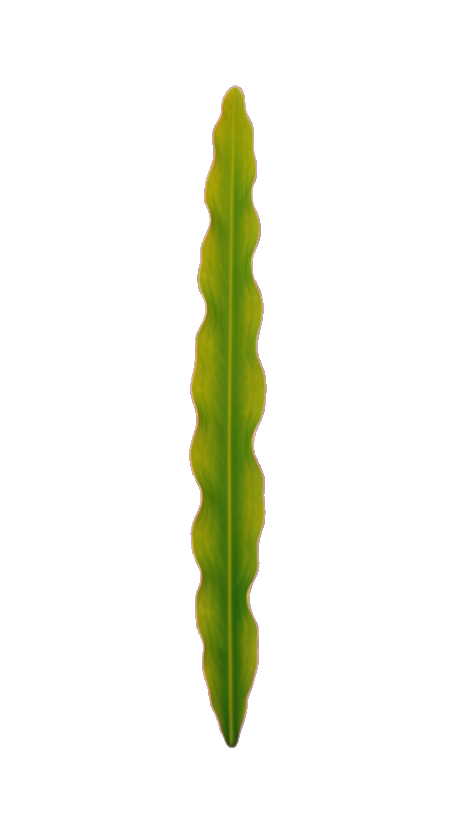
#> input picture assets/source/seaweed/blade_rgba.png, 464 x 832 px
$ python seaweed.py
#> lines starting #> are read from the running program, lines starting #| are printed output that depends on the picture
# /// script
# requires-python = ">=3.12"
# dependencies = ["pillow==11.3.0"]
# ///
"""Seaweed segments for the P1.4 sway: images/decor/seaweed_seg<k>.png, k = 0 (base) .. 11 (tip).

Run from anywhere: ``uv run tools/art/seaweed.py`` (``make ambient-art``). Byte-reproducible.

Input: assets/source/seaweed/blade_rgba.png, the approved MOSS-Image cutout (provenance in
assets/source/seaweed/PROVENANCE.md). The blade is cropped to its alpha bounds, scaled to
SEGMENTS * STEP + OVERLAP px tall and BLADE_WIDTH px wide (a vertical stretch of the cutout,
which at its own aspect would be about 80 px wide at that height and not fit the strip), centred
in a SIZE-wide strip and cut into SEGMENTS slices of SIZE x SIZE. Slice k starts k * STEP px above the base, so neighbouring slices
share OVERLAP rows: at rest the stacked slices reproduce the blade exactly, and when a
joint bends the lower slice's top rows cover the wedge that opens under the upper slice.
Each slice is one 64x64 tile (docs/perf.md: no padding), 16 KB of texture each.
"""

from __future__ import annotations

from pathlib import Path

from PIL import Image

ROOT = Path(__file__).resolve().parents[2]
SRC = ROOT / "assets" / "source" / "seaweed" / "blade_rgba.png"
OUT_DIR = ROOT / "images" / "decor"
SEGMENTS = 12
SIZE = 64
STEP = 56
OVERLAP = SIZE - STEP
BLADE_WIDTH = 54


def main() -> None:
    blade = Image.open(SRC).convert("RGBA")
#> blade is the input picture: PIL image 464x832 RGBA; mean R, G, B, A 11.1, 12.7, 1.8, 23.5
    blade = blade.crop(blade.getchannel("A").getbbox())
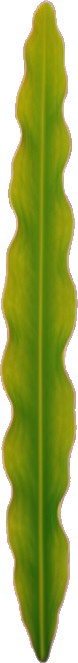
#> blade: PIL image 78x663 RGBA; mean R, G, B, A 82.5, 94.5, 13.5, 175.4; transparent parts drawn white
    height = SEGMENTS * STEP + OVERLAP
    width = BLADE_WIDTH
    assert width <= SIZE, f"blade {width} px wide does not fit the {SIZE} px strip"
    blade = blade.resize((width, height), Image.Resampling.LANCZOS)
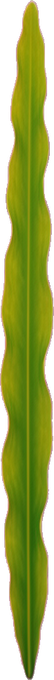
#> blade: PIL image 54x680 RGBA; mean R, G, B, A 91.1, 100, 19.3, 175.7; transparent parts drawn white
    strip = Image.new("RGBA", (SIZE, height), (0, 0, 0, 0))
#> strip: PIL image 64x680 RGBA; every value is 0
    strip.paste(blade, ((SIZE - width) // 2, 0))
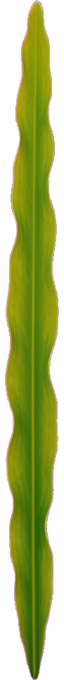
#> strip: PIL image 64x680 RGBA; mean R, G, B, A 76.8, 84.3, 16.3, 148.3; transparent parts drawn white
    for k in range(SEGMENTS):
        bottom = height - k * STEP
        piece = strip.crop((0, bottom - SIZE, SIZE, bottom))
        out = OUT_DIR / f"seaweed_seg{k}.png"
        piece.save(out, optimize=True)
        print(f"wrote {out.relative_to(ROOT)} {piece.size}")
#> this loop made 12 passes
#> pass 1, in main, `piece = strip.crop((0, bottom - SIZE, SIZE, bottom))`:
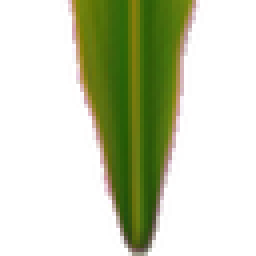
#> piece: PIL image 64x64 RGBA (shown 4 times larger); mean R, G, B, A 35.4, 39.2, 13.6, 78; transparent parts drawn white
#> pass 2, in main, `piece = strip.crop((0, bottom - SIZE, SIZE, bottom))`:
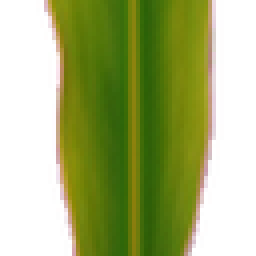
#> piece: PIL image 64x64 RGBA (shown 4 times larger); mean R, G, B, A 66.1, 74.9, 16.5, 146.7; transparent parts drawn white
#> pass 3, in main, `piece = strip.crop((0, bottom - SIZE, SIZE, bottom))`:
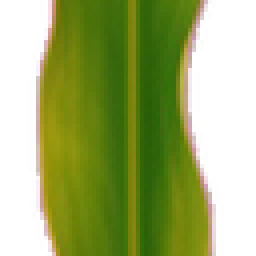
#> piece: PIL image 64x64 RGBA (shown 4 times larger); mean R, G, B, A 69.6, 81.6, 17.4, 155.5; transparent parts drawn white
#> after the loop:
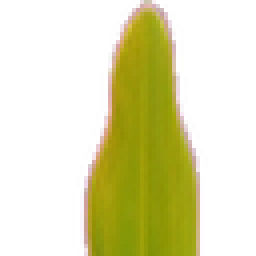
#> piece: PIL image 64x64 RGBA (shown 4 times larger); mean R, G, B, A 59.4, 54.5, 14, 80.7; transparent parts drawn white
    print(f"blade {width}x{height}, step {STEP}, overlap {OVERLAP}")


if __name__ == "__main__":
    main()
